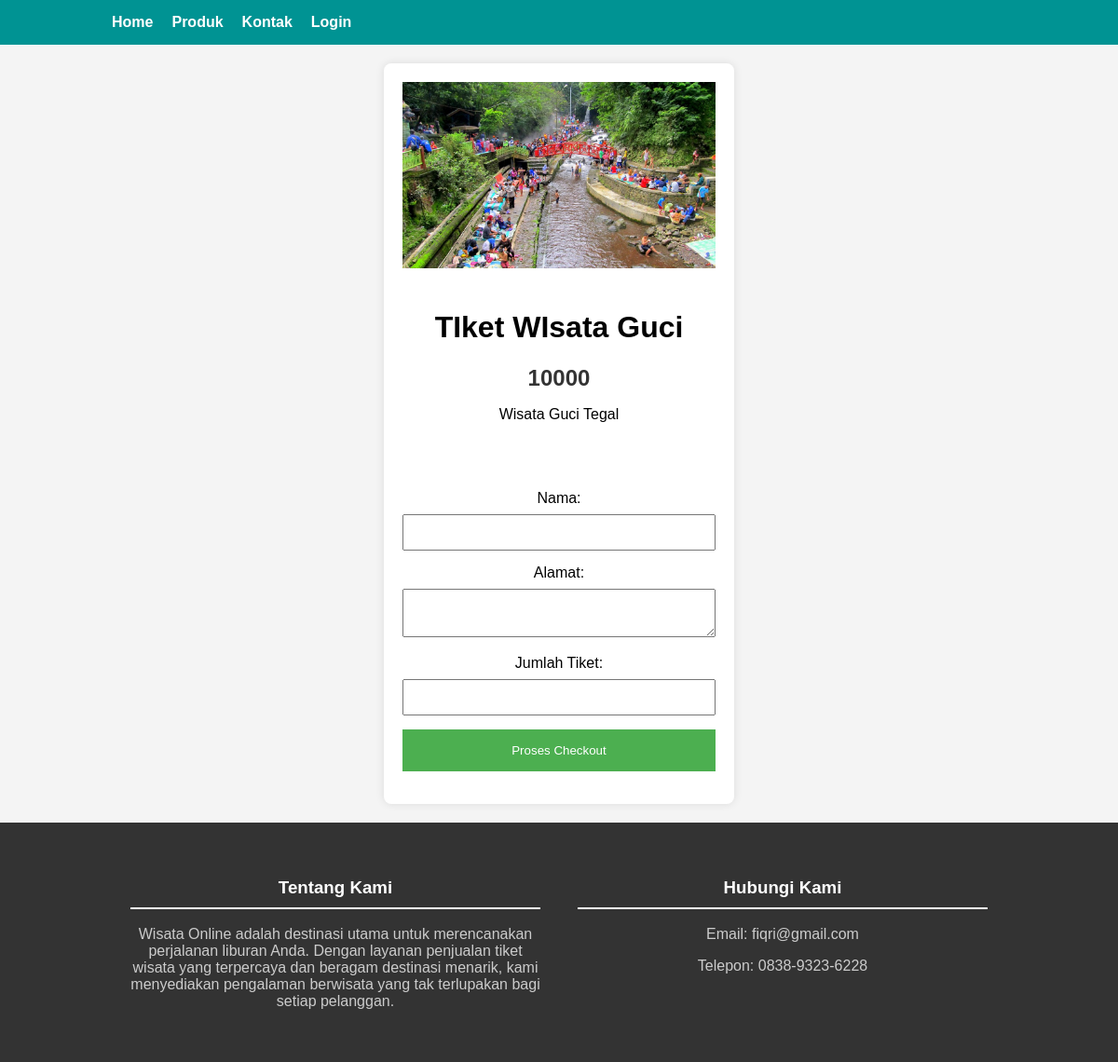
Page /checkout.php?id=15 on the committed database.
### tables this page shows
CREATE TABLE `produk` (
  `id` int(11) NOT NULL,
  `gambar` text NOT NULL,
  `nama_barang` text NOT NULL,
  `harga` text NOT NULL,
  `deskripsi` text NOT NULL
);

### checkout.php (the view, shortened to what this page needs)
<?php
$host = "localhost";
$user = "root";
$password = "";
$database = "penjualan";
$koneksi = mysqli_connect($host, $user, $password, $database);
if (isset($_GET['id'])) {
    $id_produk = $_GET['id'];
    $query_produk = "SELECT * FROM produk WHERE id = $id_produk";
    $result_produk = mysqli_query($koneksi, $query_produk);
    $produk = mysqli_fetch_assoc($result_produk);
} else {
    header("Location: index.php");
    exit();
}
?>
<!DOCTYPE html>
<html lang="en">
<head>
    <link rel="stylesheet" href="style.css">
    <link rel="stylesheet" href="checkout-style.css">
</head>
<body>
    <header>
        <nav class="navbar">
            <div class="container">
                <ul class="nav-links">
                    <li><a href="index.php">Home</a></li>
                    <li><a href=".card">Produk</a></li>
                    <li><a href="footer-contact">Kontak</a></li>
                    <li><a href="login.php">Login</a></li>
                </ul>
            </div>
        </nav>
    </header>
    <div class="container">
        <div class="card">
            <img src="img/<?php echo $produk['gambar']; ?>" alt="Gambar tiket">
            <h1>
                <?php echo $produk['nama_barang']; ?>
            </h1>
            <h2>
                <?php echo $produk['harga']; ?>
            </h2>
            <p>
                <?php echo $produk['deskripsi']; ?>
            </p>
            <br><br>
            <form action="proses_checkout.php" method="post">
                <label for="nama">Nama:</label>
                <input type="text" id="nama" name="nama" required>
                <label for="alamat">Alamat:</label>
                <textarea id="alamat" name="alamat" required></textarea>
                <label for="jumlah_barang">Jumlah Tiket:</label>
                <input type="number" id="jumlah_barang" name="jumlah_barang" required>
                <button type="submit">Proses Checkout</button>
            </form>
        </div>
    </div>
</body>
<footer>
    <div class="container">
        <div class="footer-content">
            <div class="footer-about">
                <h3>Tentang Kami</h3>
                <p>Wisata Online adalah destinasi utama untuk merencanakan perjalanan liburan Anda. Dengan layanan
                    penjualan tiket wisata yang terpercaya dan beragam destinasi menarik, kami menyediakan pengalaman
                    berwisata yang tak terlupakan bagi setiap pelanggan.</p>
            </div>
            <div class="footer-contact">
                <h3>Hubungi Kami</h3>
                <p>Email: fiqri@gmail.com</p>
                <p>Telepon: 0838-9323-6228</p>
            </div>
        </div>
    </div>
</footer>
</html>

### style.css (style rules this page uses)
body { font-family: 'Arial', sans-serif; margin: 0; padding: 0; background-color: #00fbff; }
header { background-color: #009393; color: #fff; padding: 15px 0; }
header .container { max-width: 1200px; margin: 0 auto; display: flex; justify-content: space-between; align-items: center; }
.nav-links { list-style: none; display: flex; margin: 0; padding: 0; }
.nav-links li { margin-right: 20px; }
.nav-links a { text-decoration: none; color: #fff; font-weight: bold; transition: color 0.3s ease; }
.container { display: flex; justify-content: center; align-items: center; flex-wrap: wrap; margin: 20px; }
.card { background-color: #fff; box-shadow: 0 4px 8px rgb(0, 75, 70); border-radius: 8px; overflow: hidden; margin: 20px; text-align: center; }
.card img { width: 100%; height: 200px; object-fit: cover; }
.card h2 { margin: 10px 0; color: #333; }
footer { background-color: #009393; color: #fff; padding: 40px 0; }
footer .container { max-width: 1200px; margin: 0 auto; padding: 0 20px; }
.footer-content { display: flex; justify-content: space-between; align-items: flex-start; flex-wrap: wrap; }
.footer-about, .footer-contact { flex: 1; margin: 20px; }
.footer-about h3, .footer-contact h3 { color: #fff; }
.footer-about p, .footer-contact p { color: #ccc; }

### checkout-style.css (style rules this page uses)
body { font-family: "Arial", sans-serif; margin: 0; padding: 0; background-color: #f4f4f4; }
.container { width: 80%; margin: 0 auto; }
.card { background-color: #fff; box-shadow: 0 0 10px rgba(0, 0, 0, 0.1); margin: 20px 0; padding: 20px; text-align: center; }
.card img { max-width: 100%; height: auto; margin-bottom: 20px; }
form { margin-top: 20px; }
label { display: block; margin-bottom: 8px; }
input, textarea, button { width: 100%; padding: 10px; margin-bottom: 15px; box-sizing: border-box; }
button { background-color: #4caf50; color: #fff; border: none; padding: 15px; cursor: pointer; }
footer { background-color: #333; color: #fff; padding: 20px 0; text-align: center; }
.footer-content { display: flex; justify-content: space-between; }
.footer-about, .footer-contact { width: 45%; }
.footer-about h3, .footer-contact h3 { border-bottom: 2px solid #fff; padding-bottom: 10px; }
.card img { max-width: 100%; height: auto; margin-bottom: 20px; max-height: 200px; }

### rows in the picture
produk: gambar (picture), nama_barang "TIket WIsata Guci", harga "10000", deskripsi "Wisata Guci Tegal"
